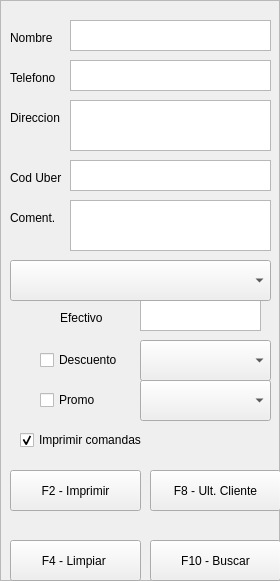
   <widget class="QFrame" name="frame_cliente">
    <property name="geometry">
     <rect>
      <x>20</x>
      <y>50</y>
      <width>280</width>
      <height>581</height>
     </rect>
    </property>
    <property name="frameShape">
     <enum>QFrame::StyledPanel</enum>
    </property>
    <property name="frameShadow">
     <enum>QFrame::Raised</enum>
    </property>
    <widget class="QPlainTextEdit" name="TE_Nombre">
     <property name="geometry">
      <rect>
       <x>70</x>
       <y>20</y>
       <width>201</width>
       <height>31</height>
      </rect>
     </property>
     <property name="tabChangesFocus">
      <bool>true</bool>
     </property>
    </widget>
    <widget class="QLabel" name="label">
     <property name="geometry">
      <rect>
       <x>10</x>
       <y>30</y>
       <width>60</width>
       <height>16</height>
      </rect>
     </property>
     <property name="font">
      <font>
       <family>Arial</family>
      </font>
     </property>
     <property name="text">
      <string>Nombre</string>
     </property>
    </widget>
    <widget class="QLabel" name="label_5">
     <property name="geometry">
      <rect>
       <x>10</x>
       <y>70</y>
       <width>60</width>
       <height>16</height>
      </rect>
     </property>
     <property name="font">
      <font>
       <family>Arial</family>
      </font>
     </property>
     <property name="text">
      <string>Telefono</string>
     </property>
    </widget>
    <widget class="QPlainTextEdit" name="TE_Telefono">
     <property name="geometry">
      <rect>
       <x>70</x>
       <y>60</y>
       <width>201</width>
       <height>31</height>
      </rect>
     </property>
     <property name="tabChangesFocus">
      <bool>true</bool>
     </property>
    </widget>
    <widget class="QLabel" name="label_6">
     <property name="geometry">
      <rect>
       <x>10</x>
       <y>110</y>
       <width>60</width>
       <height>16</height>
      </rect>
     </property>
     <property name="font">
      <font>
       <family>Arial</family>
      </font>
     </property>
     <property name="text">
      <string>Direccion</string>
     </property>
    </widget>
    <widget class="QPlainTextEdit" name="TE_Direccion">
     <property name="geometry">
      <rect>
       <x>70</x>
       <y>100</y>
       <width>201</width>
       <height>51</height>
      </rect>
     </property>
     <property name="tabChangesFocus">
      <bool>true</bool>
     </property>
    </widget>
    <widget class="QPlainTextEdit" name="TE_Comentario">
     <property name="geometry">
      <rect>
       <x>70</x>
       <y>200</y>
       <width>201</width>
       <height>51</height>
      </rect>
     </property>
     <property name="tabChangesFocus">
      <bool>true</bool>
     </property>
    </widget>
    <widget class="QLabel" name="label_7">
     <property name="geometry">
      <rect>
       <x>10</x>
       <y>210</y>
       <width>60</width>
       <height>16</height>
      </rect>
     </property>
     <property name="font">
      <font>
       <family>Arial</family>
      </font>
     </property>
     <property name="text">
      <string>Coment.</string>
     </property>
    </widget>
    <widget class="QPushButton" name="PB_Imprimir">
     <property name="geometry">
      <rect>
       <x>10</x>
       <y>470</y>
       <width>131</width>
       <height>41</height>
      </rect>
     </property>
     <property name="text">
      <string>F2 - Imprimir</string>
     </property>
    </widget>
    <widget class="QPlainTextEdit" name="TE_Uber">
     <property name="geometry">
      <rect>
       <x>70</x>
       <y>160</y>
       <width>201</width>
       <height>31</height>
      </rect>
     </property>
     <property name="tabChangesFocus">
      <bool>true</bool>
     </property>
    </widget>
    <widget class="QLabel" name="label_9">
     <property name="geometry">
      <rect>
       <x>10</x>
       <y>170</y>
       <width>60</width>
       <height>16</height>
      </rect>
     </property>
     <property name="font">
      <font>
       <family>Arial</family>
      </font>
     </property>
     <property name="text">
      <string>Cod Uber</string>
     </property>
    </widget>
    <widget class="QPushButton" name="PB_Limpiar">
     <property name="geometry">
      <rect>
       <x>10</x>
       <y>540</y>
       <width>131</width>
       <height>41</height>
      </rect>
     </property>
     <property name="text">
      <string>F4 - Limpiar </string>
     </property>
    </widget>
    <widget class="QPlainTextEdit" name="TE_Efectivo">
     <property name="geometry">
      <rect>
       <x>140</x>
       <y>300</y>
       <width>121</width>
       <height>31</height>
      </rect>
     </property>
     <property name="tabChangesFocus">
      <bool>true</bool>
     </property>
    </widget>
    <widget class="QCheckBox" name="CB_Imprimir_Comandas">
     <property name="geometry">
      <rect>
       <x>20</x>
       <y>430</y>
       <width>191</width>
       <height>20</height>
      </rect>
     </property>
     <property name="text">
      <string>Imprimir comandas</string>
     </property>
     <property name="checked">
      <bool>true</bool>
     </property>
    </widget>
    <widget class="QPushButton" name="PB_buscar">
     <property name="geometry">
      <rect>
       <x>150</x>
       <y>540</y>
       <width>131</width>
       <height>41</height>
      </rect>
     </property>
     <property name="text">
      <string>F10 - Buscar</string>
     </property>
    </widget>
    <widget class="QPushButton" name="PB_ultimo_cliente">
     <property name="geometry">
      <rect>
       <x>150</x>
       <y>470</y>
       <width>131</width>
       <height>41</height>
      </rect>
     </property>
     <property name="text">
      <string>F8 - Ult. Cliente</string>
     </property>
    </widget>
    <widget class="QCheckBox" name="CB_Descuento">
     <property name="geometry">
      <rect>
       <x>40</x>
       <y>350</y>
       <width>91</width>
       <height>20</height>
      </rect>
     </property>
     <property name="text">
      <string>Descuento</string>
     </property>
     <property name="checked">
      <bool>false</bool>
     </property>
    </widget>
    <widget class="QLabel" name="label_8">
     <property name="geometry">
      <rect>
       <x>60</x>
       <y>310</y>
       <width>60</width>
       <height>16</height>
      </rect>
     </property>
     <property name="font">
      <font>
       <family>Arial</family>
      </font>
     </property>
     <property name="text">
      <string>Efectivo</string>
     </property>
    </widget>
    <widget class="QComboBox" name="combo_box_forma_pago">
     <property name="geometry">
      <rect>
       <x>10</x>
       <y>260</y>
       <width>261</width>
       <height>41</height>
      </rect>
     </property>
     <property name="font">
      <font>
       <pointsize>18</pointsize>
      </font>
     </property>
    </widget>
    <widget class="QComboBox" name="combo_box_descuento">
     <property name="geometry">
      <rect>
       <x>140</x>
       <y>340</y>
       <width>131</width>
       <height>41</height>
      </rect>
     </property>
     <property name="font">
      <font>
       <pointsize>18</pointsize>
      </font>
     </property>
    </widget>
    <widget class="QComboBox" name="combo_box_promo">
     <property name="geometry">
      <rect>
       <x>140</x>
       <y>380</y>
       <width>131</width>
       <height>41</height>
      </rect>
     </property>
     <property name="font">
      <font>
       <pointsize>18</pointsize>
      </font>
     </property>
    </widget>
    <widget class="QCheckBox" name="CB_Promo">
     <property name="geometry">
      <rect>
       <x>40</x>
       <y>390</y>
       <width>91</width>
       <height>20</height>
      </rect>
     </property>
     <property name="text">
      <string>Promo</string>
     </property>
     <property name="checked">
      <bool>false</bool>
     </property>
    </widget>
   </widget>
